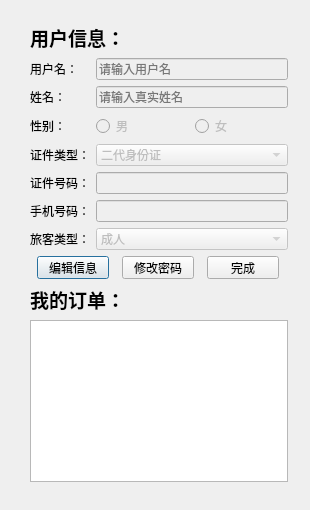
<?xml version="1.0" encoding="UTF-8"?>
<ui version="4.0">
 <class>userpage</class>
 <widget class="QDialog" name="userpage">
  <property name="geometry">
   <rect>
    <x>0</x>
    <y>0</y>
    <width>310</width>
    <height>510</height>
   </rect>
  </property>
  <property name="windowTitle">
   <string>Dialog</string>
  </property>
  <widget class="QWidget" name="">
   <property name="geometry">
    <rect>
     <x>30</x>
     <y>23</y>
     <width>258</width>
     <height>459</height>
    </rect>
   </property>
   <layout class="QVBoxLayout" name="verticalLayout_2">
    <item>
     <layout class="QVBoxLayout" name="verticalLayout">
      <item>
       <widget class="QLabel" name="label_10">
        <property name="font">
         <font>
          <pointsize>14</pointsize>
          <weight>75</weight>
          <bold>true</bold>
         </font>
        </property>
        <property name="text">
         <string>用户信息：</string>
        </property>
       </widget>
      </item>
      <item>
       <layout class="QFormLayout" name="formLayout_2">
        <item row="0" column="0">
         <widget class="QLabel" name="label_12">
          <property name="text">
           <string>用户名：</string>
          </property>
         </widget>
        </item>
        <item row="0" column="1">
         <widget class="QLineEdit" name="lineEdit_user_2">
          <property name="enabled">
           <bool>false</bool>
          </property>
          <property name="placeholderText">
           <string>请输入用户名</string>
          </property>
         </widget>
        </item>
        <item row="1" column="0">
         <widget class="QLabel" name="label_15">
          <property name="text">
           <string>姓名：</string>
          </property>
         </widget>
        </item>
        <item row="1" column="1">
         <widget class="QLineEdit" name="lineEdit_name_2">
          <property name="enabled">
           <bool>false</bool>
          </property>
          <property name="placeholderText">
           <string>请输入真实姓名</string>
          </property>
         </widget>
        </item>
        <item row="2" column="0">
         <widget class="QLabel" name="label_16">
          <property name="text">
           <string>性别：</string>
          </property>
         </widget>
        </item>
        <item row="2" column="1">
         <layout class="QHBoxLayout" name="horizontalLayout_3">
          <item>
           <widget class="QRadioButton" name="radioButton_male">
            <property name="enabled">
             <bool>false</bool>
            </property>
            <property name="text">
             <string>男</string>
            </property>
           </widget>
          </item>
          <item>
           <widget class="QRadioButton" name="radioButton_female">
            <property name="enabled">
             <bool>false</bool>
            </property>
            <property name="text">
             <string>女</string>
            </property>
           </widget>
          </item>
         </layout>
        </item>
        <item row="3" column="0">
         <widget class="QLabel" name="label_17">
          <property name="text">
           <string>证件类型：</string>
          </property>
         </widget>
        </item>
        <item row="3" column="1">
         <widget class="QComboBox" name="comboBox_ztype_2">
          <property name="enabled">
           <bool>false</bool>
          </property>
          <item>
           <property name="text">
            <string>二代身份证</string>
           </property>
          </item>
          <item>
           <property name="text">
            <string>港澳通行证</string>
           </property>
          </item>
          <item>
           <property name="text">
            <string>台湾通行证</string>
           </property>
          </item>
          <item>
           <property name="text">
            <string>护照</string>
           </property>
          </item>
         </widget>
        </item>
        <item row="4" column="0">
         <widget class="QLabel" name="label_18">
          <property name="text">
           <string>证件号码：</string>
          </property>
         </widget>
        </item>
        <item row="4" column="1">
         <widget class="QLineEdit" name="lineEdit_znumber_2">
          <property name="enabled">
           <bool>false</bool>
          </property>
         </widget>
        </item>
        <item row="5" column="0">
         <widget class="QLabel" name="label_19">
          <property name="text">
           <string>手机号码：</string>
          </property>
         </widget>
        </item>
        <item row="5" column="1">
         <widget class="QLineEdit" name="lineEdit_tele_2">
          <property name="enabled">
           <bool>false</bool>
          </property>
         </widget>
        </item>
        <item row="6" column="0">
         <widget class="QLabel" name="label_20">
          <property name="text">
           <string>旅客类型：</string>
          </property>
         </widget>
        </item>
        <item row="6" column="1">
         <widget class="QComboBox" name="comboBox_ptype_2">
          <property name="enabled">
           <bool>false</bool>
          </property>
          <item>
           <property name="text">
            <string>成人</string>
           </property>
          </item>
          <item>
           <property name="text">
            <string>儿童</string>
           </property>
          </item>
          <item>
           <property name="text">
            <string>学生</string>
           </property>
          </item>
          <item>
           <property name="text">
            <string>残疾军人、警察</string>
           </property>
          </item>
         </widget>
        </item>
       </layout>
      </item>
      <item>
       <layout class="QHBoxLayout" name="horizontalLayout">
        <item>
         <widget class="QPushButton" name="pushButtonEdit">
          <property name="maximumSize">
           <size>
            <width>72</width>
            <height>23</height>
           </size>
          </property>
          <property name="text">
           <string>编辑信息</string>
          </property>
         </widget>
        </item>
        <item>
         <widget class="QPushButton" name="pushButton_change">
          <property name="minimumSize">
           <size>
            <width>0</width>
            <height>0</height>
           </size>
          </property>
          <property name="maximumSize">
           <size>
            <width>72</width>
            <height>23</height>
           </size>
          </property>
          <property name="text">
           <string>修改密码</string>
          </property>
         </widget>
        </item>
        <item>
         <widget class="QPushButton" name="pushButtonEdit_ok">
          <property name="maximumSize">
           <size>
            <width>72</width>
            <height>23</height>
           </size>
          </property>
          <property name="text">
           <string>完成</string>
          </property>
         </widget>
        </item>
       </layout>
      </item>
     </layout>
    </item>
    <item>
     <widget class="QLabel" name="label_11">
      <property name="font">
       <font>
        <pointsize>14</pointsize>
        <weight>75</weight>
        <bold>true</bold>
       </font>
      </property>
      <property name="text">
       <string>我的订单：</string>
      </property>
     </widget>
    </item>
    <item>
     <widget class="QTableView" name="tableView_ticket"/>
    </item>
   </layout>
  </widget>
 </widget>
 <resources/>
 <connections/>
</ui>
